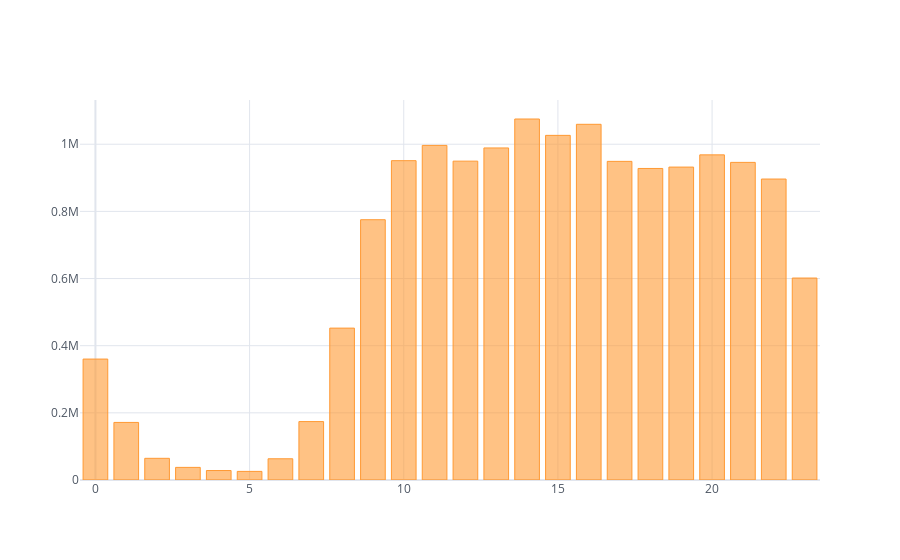

This figure's notebook cell:
### Code cell
# peak 타임이 언제인지 유추가능
merged_order_payment_hour.iplot(kind = 'bar', theme ='white')

### Figure 1 — Plotly figure (JSON) as saved in the notebook; plotly's stock layout.template omitted (floating-point values rounded to 4 significant figures)
{"data": [{"marker": {"color": "rgba(255, 153, 51, 0.6)", "line": {"color": "rgba(255, 153, 51, 1.0)", "width": 1}}, "name": "payment_value", "orientation": "v", "text": "", "type": "bar", "x": [0, 1, 2, 3, 4, 5, 6, 7, 8, 9, 10, 11, 12, 13, 14, 15, 16, 17, 18, 19, 20, 21, 22, 23], "y": [360200.0, 171400.0, 64570.0, 37550.0, 28210.0, 25620.0, 63220.0, 173900.0, 452300.0, 775100.0, 951000.0, 996500.0, 949600.0, 988900.0, 1075000.0, 1026000.0, 1059000.0, 949000.0, 927800.0, 931900.0, 968300.0, 945900.0, 896300.0, 601500.0]}], "layout": {"legend": {"bgcolor": "#FFFFFF", "font": {"color": "#4D5663"}}, "paper_bgcolor": "#FFFFFF", "plot_bgcolor": "#FFFFFF", "title": {"font": {"color": "#4D5663"}}, "xaxis": {"gridcolor": "#E1E5ED", "showgrid": true, "tickfont": {"color": "#4D5663"}, "title": {"font": {"color": "#4D5663"}, "text": ""}, "zerolinecolor": "#E1E5ED"}, "yaxis": {"gridcolor": "#E1E5ED", "showgrid": true, "tickfont": {"color": "#4D5663"}, "title": {"font": {"color": "#4D5663"}, "text": ""}, "zerolinecolor": "#E1E5ED"}}}
